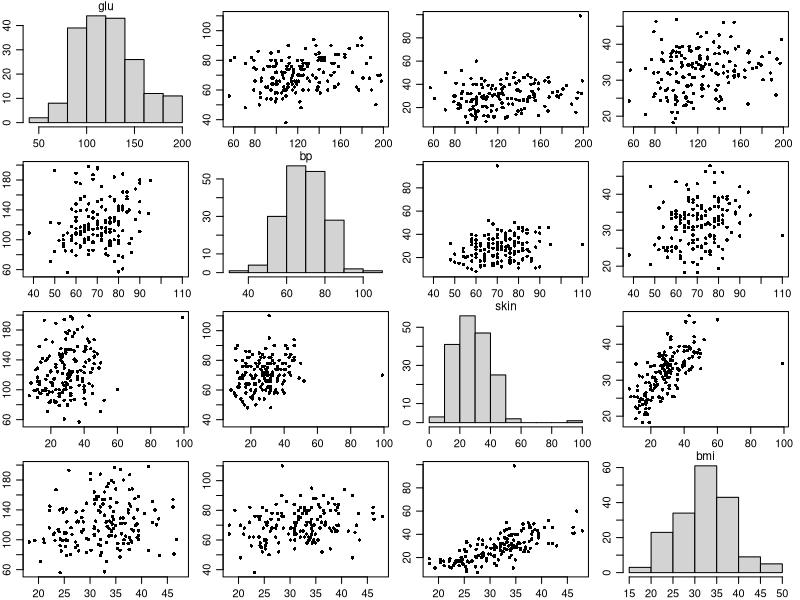

The R source for this figure:
## ---- chunk 1
library(MASS) 
library(mvtnorm)
library(MCMCpack)
## ---- chunk 2
## data with no missing values
data(Pima.tr)
Y0<-Pima.tr[,2:5]
Y<-Y0
n<-dim(Y)[1]
p<-dim(Y)[2]
head(Y)
## ---- chunk 3
## introduce missing values
set.seed(1)
O<-matrix(rbinom(n*p,1,.9),n,p)
## Make some of the Y's missing at random
Y[O==0]<-NA
## ---- chunk 4
head(O)
## ---- chunk 5
head(Y)
## ---- chunk 6
par(mar=c(1,1,.5,.5)*1.75,mfrow=c(p,p),mgp=c(1.75,.75,0))
for(j1 in 1:p) {
for(j2 in 1:p) {
  if(j1==j2){hist(Y[,j1],main="");
  mtext(colnames(Y)[j1],side=3,line=-.1,cex=.7)}
  if(j1!=j2) { plot(Y[,j1],Y[,j2],
                    xlab="",ylab="",pch=16,cex=.7)} 
  }}
## ---- chunk 7
head(Y)
n <- dim(Y)[1]
p <- dim(Y)[2]
## ---- chunk 8
mu0 <- c(120,64,26,26)
(sd0 <- mu0/2)
(L0 <- matrix(0.1, p,p))
diag(L0) <- 1
L0 <- L0*outer(sd0,sd0)
nu0 <- p + 2
S0 <- L0
## ---- chunk 9
Sigma <- S0
Y.full <- Y
# 1 for observed values
# 0 for NA's
O <- 1*(!is.na(Y))

# replace the NA values with #average of all the observed 
# values in column j

for(j in 1:p){
Y.full[is.na(Y.full[,j]),j]<- mean(Y.full[,j],na.rm=TRUE)
}
## ---- chunk 10
THETA<-SIGMA<-Y.MISS<-NULL
set.seed(1)
n.iter <- 1000
for(s in 1:n.iter) {
  ## update theta
  ybar <- apply(Y.full,2,mean)
  Ln <- solve(solve(L0) + n*solve(Sigma))
  mun <- Ln %*% (solve(L0) %*% mu0 + n*solve(Sigma) %*% ybar)
  theta <- rmvnorm(1, mun, Ln)
  
  ## update Sigma
  Sn <- S0 + (t(Y.full) - c(theta)) %*% t(t(Y.full)-c(theta))
  Sigma <- solve(rwish(nu0 + n, solve(Sn)))
  
  ###update missing data
  for(i in 1:n) { 
    b <- (O[i,]==0)
    if (sum(b) > 0){
      a <- ( O[i,]==1 )
      iSa<- solve(Sigma[a,a])
      beta.j <- Sigma[b,a]%*%iSa
      s2.j   <- Sigma[b,b] - Sigma[b,a]%*%iSa%*%Sigma[a,b]
      theta.j<- theta[b] + beta.j%*%(t(Y.full[i,a])-theta[a])
      Y.full[i,b] <- rmvnorm(1,theta.j,s2.j )
    }}
  ## save results
  THETA<-rbind(THETA,theta)
  SIGMA<-rbind(SIGMA, c(Sigma))
  Y.MISS<-rbind(Y.MISS, Y.full[O==0])
}
## ---- chunk 11
(theta_mean <- apply(THETA,2,mean))
## ---- chunk 12
library(knitr)
interval.theta <-  
  apply(THETA, 2, quantile, c(0.025, 0.975))
(interval.theta)
#kable(data.frame(interval.theta))
